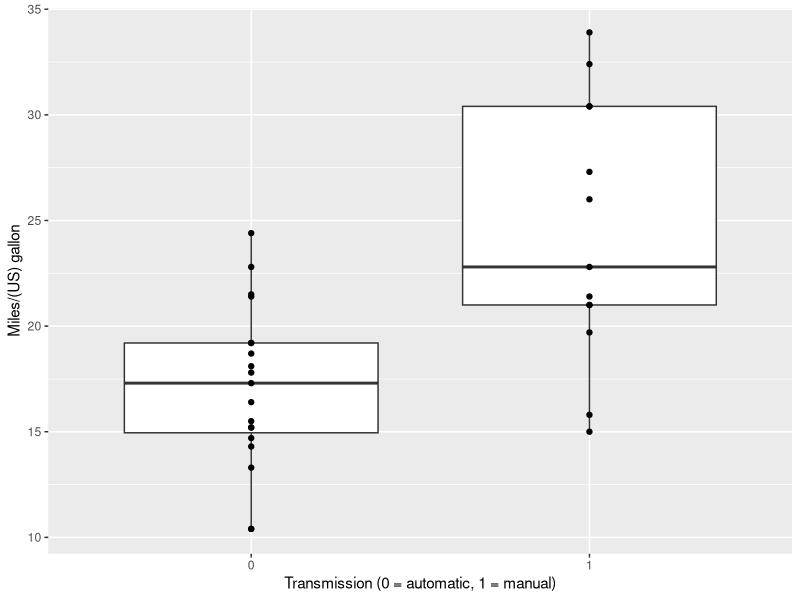
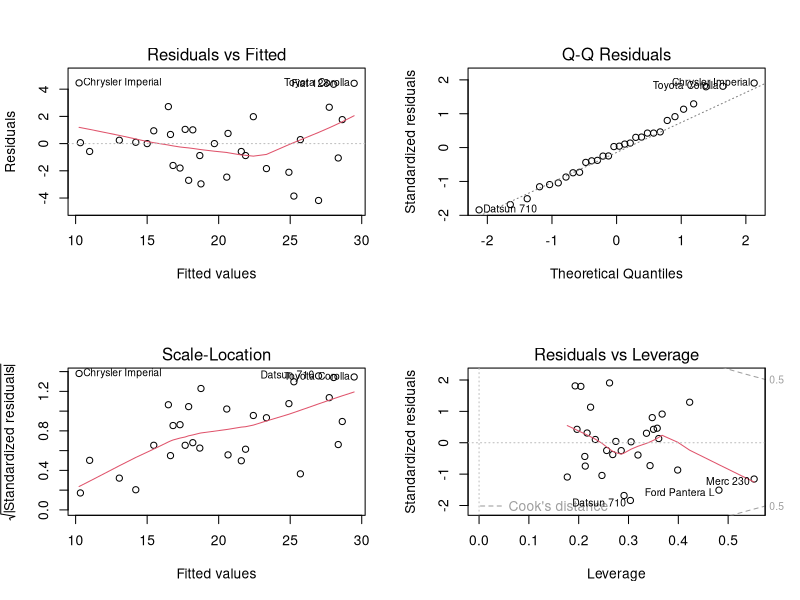

Here is the R script that generated these plots, in order:
## ---- chunk 1
knitr::opts_chunk$set(echo = TRUE)
## ---- chunk 2
data("mtcars")
library(ggplot2)
library(dplyr)
## ---- chunk 3
auto_mpg <- mtcars %>% select(mpg, am) %>% mutate(am = as.factor(am))
ggplot(data = auto_mpg, aes(x = am, y = mpg)) +
        geom_boxplot() + geom_point() +
        xlab('Transmission (0 = automatic, 1 = manual)') + 
        ylab('Miles/(US) gallon')
## ---- chunk 4
D <- mtcars %>% mutate(cyl = as.factor(cyl), vs = as.factor(vs), am = as.factor(am), gear = as.factor(gear), carb = as.factor(carb))
fit_All <- lm(mpg ~ ., data = D)
summary(fit_All)$coef[, 4]
## ---- chunk 5
which.max(summary(fit_All)$coef[, 4]) 
fitD <- D %>% select(-cyl); fitRm <- lm(mpg ~ ., data = fitD); summary(fitRm)$coef[, 4]
## ---- chunk 6
which.max(summary(fitRm)$coef[, 4]) #the carb variable
## ---- chunk 7
summary(fitRm)$coef[, 4]; which.max(summary(fitRm)$coef[, 4]) #the gear variable
## ---- chunk 8
summary(fitRm)$coef[, 4]; which.max(summary(fitRm)$coef[, 4]) 
fitD <- fitD %>% select(-vs); fitRm <- lm(mpg ~ ., data = fitD)
## ---- chunk 9
summary(fitRm)$coef[, 4]; which.max(summary(fitRm)$coef[, 4]) 
fitD <- fitD %>% select(-drat); fitRm <- lm(mpg ~ ., data = fitD)

## ---- chunk 10
summary(fitRm)$coef[, 4]; which.max(summary(fitRm)$coef[, 4]) 
fitD <- fitD %>% select(-disp); fitRm <- lm(mpg ~ ., data = fitD)
## ---- chunk 11
summary(fitRm)$coef[, 4]; which.max(summary(fitRm)$coef[, 4]) 
fitD <- fitD %>% select(-hp); fitRm <- lm(mpg ~ ., data = fitD)
## ---- chunk 12
summary(fitRm)$coef[, 4]
## ---- chunk 13
summary(fitRm)
## ---- chunk 14
par(mfrow = c(2, 2))
plot(fitRm)
## ---- chunk 15

## ---- chunk 16

## ---- chunk 17

## ---- chunk 18

## ---- chunk 19

## ---- chunk 20

## ---- chunk 21

## ---- chunk 22

## ---- chunk 23

## ---- chunk 24

## ---- chunk 25

## ---- chunk 26

## ---- chunk 27

## ---- chunk 28

## ---- chunk 29

## ---- chunk 30

## ---- chunk 31

## ---- chunk 32

